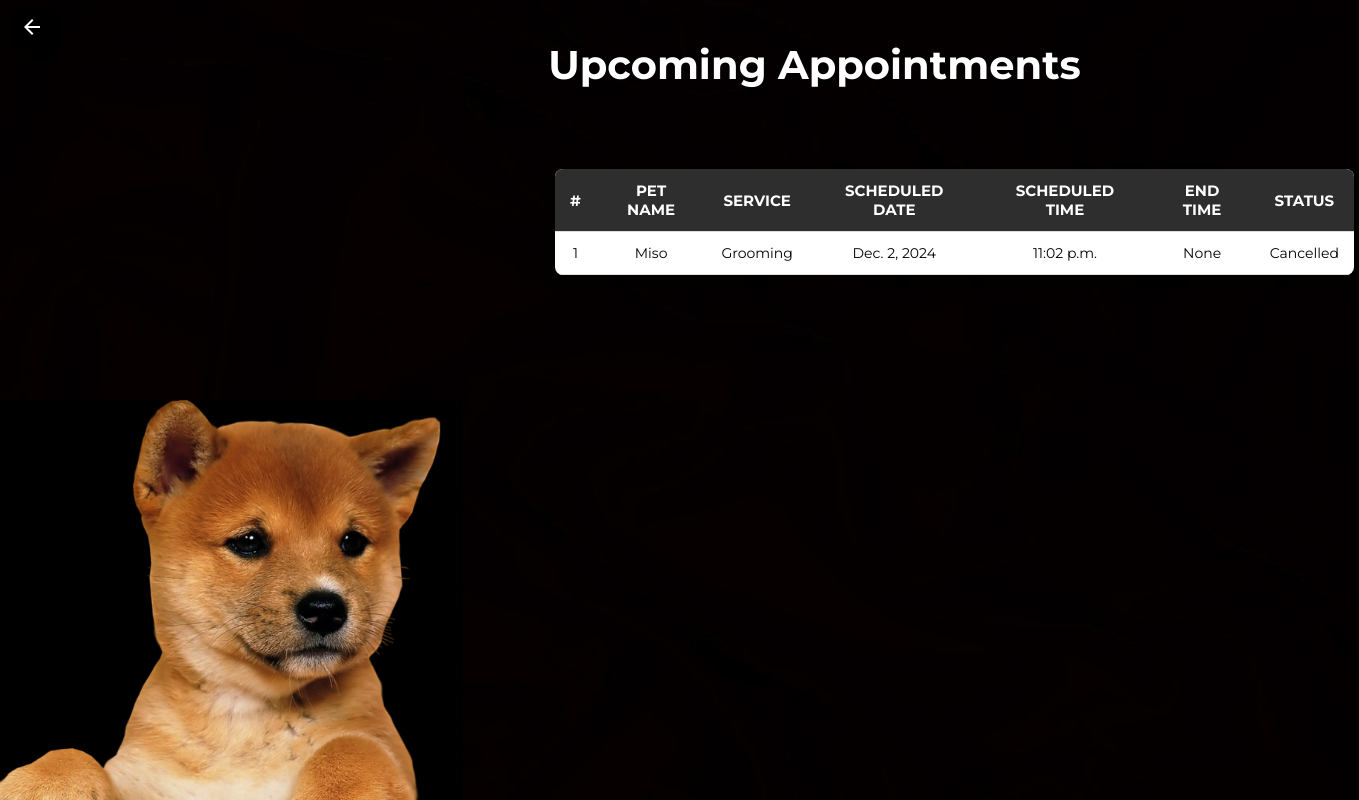
Before: /upcoming-appointments/ (signed in) with the older database file.
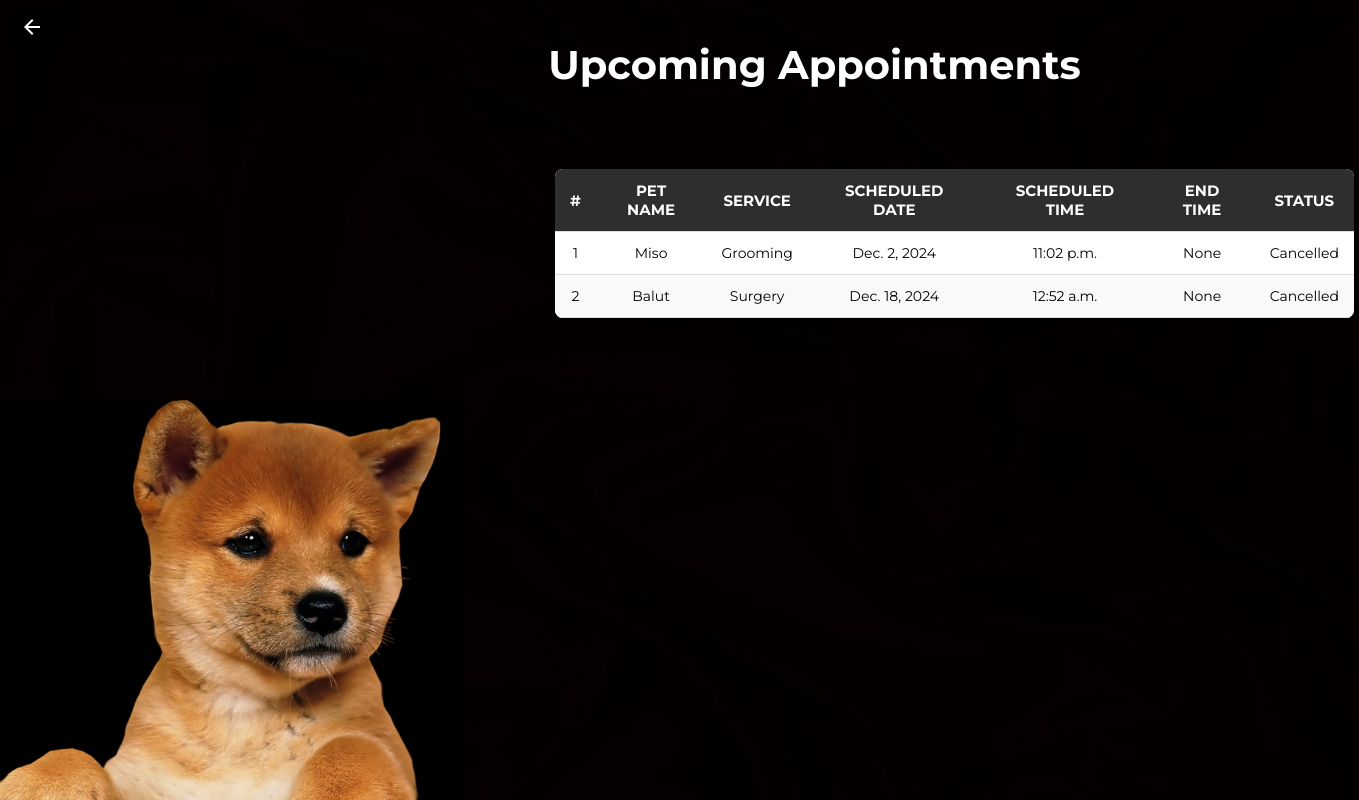
After: the same page with the newer database file.
### app/models.py (models this page shows, shortened)
class ScheduledServices(models.Model):
    user = models.ForeignKey(User, on_delete=models.CASCADE, related_name="scheduled_services")
    pet_name = models.CharField(max_length=30, null=True, blank=True)
    service = models.CharField(max_length=100, null=True, blank=True)
    scheduled_date = models.DateField(null=True, blank=True)
    scheduled_time = models.TimeField(null=True, blank=True)
    end_time = models.TimeField(null=True, blank=True)
    status = models.BooleanField(default=False, null=True)
    cancelled = models.BooleanField(default=False)
    finished = models.BooleanField(default=False)

### app/views.py (the view)
# urls.py: path('upcoming-appointments/', views.admin_upcoming_appointments_view, name='upcoming-appointments'),
@login_required
def admin_upcoming_appointments_view(request):
    if request.user.is_authenticated:
        appointments = ScheduledServices.objects.filter(status=True, finished=False)
    else:
        appointments = []
    return render(request, 'admin-upcoming-appointments.html', {'appointments': appointments})

### app/templates/admin-upcoming-appointments.html (shortened to what this page needs)
{% load static %}
<!DOCTYPE html>
<html lang="en">
<head>
    <link rel="stylesheet" href="{% static 'css/adminapo.css' %}">
</head>
<body>
    <div class="admin-apo-page">
        <a href="{% url 'admin-home' %}" class="home-btn">
            <button class="home-btn-button">
                <svg xmlns="http://www.w3.org/2000/svg" height="24px" viewBox="0 -960 960 960" width="24px" fill="#FFFFFF">
                    <path d="m313-440 224 224-57 56-320-320 320-320 57 56-224 224h487v80H313Z"/>
                </svg>
            </button>
        </a>
        <div class="admin-upcoming-apo-main-text">
            <p>Upcoming Appointments</p>
        </div>
        <div class="admin-apo-content">
            {% if appointments %}
                <div class="admin-apo-table-container">
                    <table class="admin-apo-table">
                        <thead>
                            <tr>
                                <th>#</th>
                                <th>Pet Name</th>
                                <th>Service</th>
                                <th>Scheduled Date</th>
                                <th>Scheduled Time</th>
                                <th>End Time</th>
                                <th>Status</th>
                            </tr>
                        </thead>
                        <tbody>
                            {% for appointment in appointments %}
                                <tr>
                                    <td>{{ forloop.counter }}</td>
                                    <td>{{ appointment.pet_name }}</td>
                                    <td>{{ appointment.service }}</td>
                                    <td>{{ appointment.scheduled_date }}</td>
                                    <td>{{ appointment.scheduled_time }}</td>
                                    <td>{{ appointment.end_time }}</td>
                                    <td>
                                        {% if appointment.cancelled %}
                                            Cancelled
                                        {% else %}
                                            Upcoming
                                        {% endif %}
                                    </td>
                                </tr>
                            {% endfor %}
                        </tbody>
                    </table>
                </div>
            {% else %}
                <div class="admin-apo-no-appointments">
                    <h2>No Upcoming Services</h2>
                    <p>There are currently no upcoming appointments.</p>
                </div>
            {% endif %}
        </div>
    </div>
</body>
</html>

Changed rows visible on the page:
added ScheduledServices: pet_name "Balut", service "Surgery", scheduled_date "Dec. 18, 2024", scheduled_time "12:52 a.m.", end_time "None", cancelled "Cancelled"
